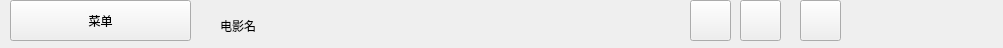
<?xml version="1.0" encoding="UTF-8"?>
<ui version="4.0">
 <class>TitleBar</class>
 <widget class="QWidget" name="TitleBar">
  <property name="geometry">
   <rect>
    <x>0</x>
    <y>0</y>
    <width>1003</width>
    <height>48</height>
   </rect>
  </property>
  <property name="windowTitle">
   <string>Form</string>
  </property>
  <widget class="QPushButton" name="btnMenu">
   <property name="geometry">
    <rect>
     <x>10</x>
     <y>0</y>
     <width>181</width>
     <height>41</height>
    </rect>
   </property>
   <property name="text">
    <string>菜单</string>
   </property>
  </widget>
  <widget class="QLabel" name="labelFileName">
   <property name="geometry">
    <rect>
     <x>220</x>
     <y>10</y>
     <width>171</width>
     <height>31</height>
    </rect>
   </property>
   <property name="text">
    <string>电影名</string>
   </property>
  </widget>
  <widget class="QPushButton" name="btnMin">
   <property name="geometry">
    <rect>
     <x>690</x>
     <y>0</y>
     <width>41</width>
     <height>41</height>
    </rect>
   </property>
   <property name="text">
    <string/>
   </property>
  </widget>
  <widget class="QPushButton" name="btnFull">
   <property name="geometry">
    <rect>
     <x>740</x>
     <y>0</y>
     <width>41</width>
     <height>41</height>
    </rect>
   </property>
   <property name="text">
    <string/>
   </property>
  </widget>
  <widget class="QPushButton" name="btnClose">
   <property name="geometry">
    <rect>
     <x>800</x>
     <y>0</y>
     <width>41</width>
     <height>41</height>
    </rect>
   </property>
   <property name="text">
    <string/>
   </property>
  </widget>
 </widget>
 <resources/>
 <connections/>
</ui>
